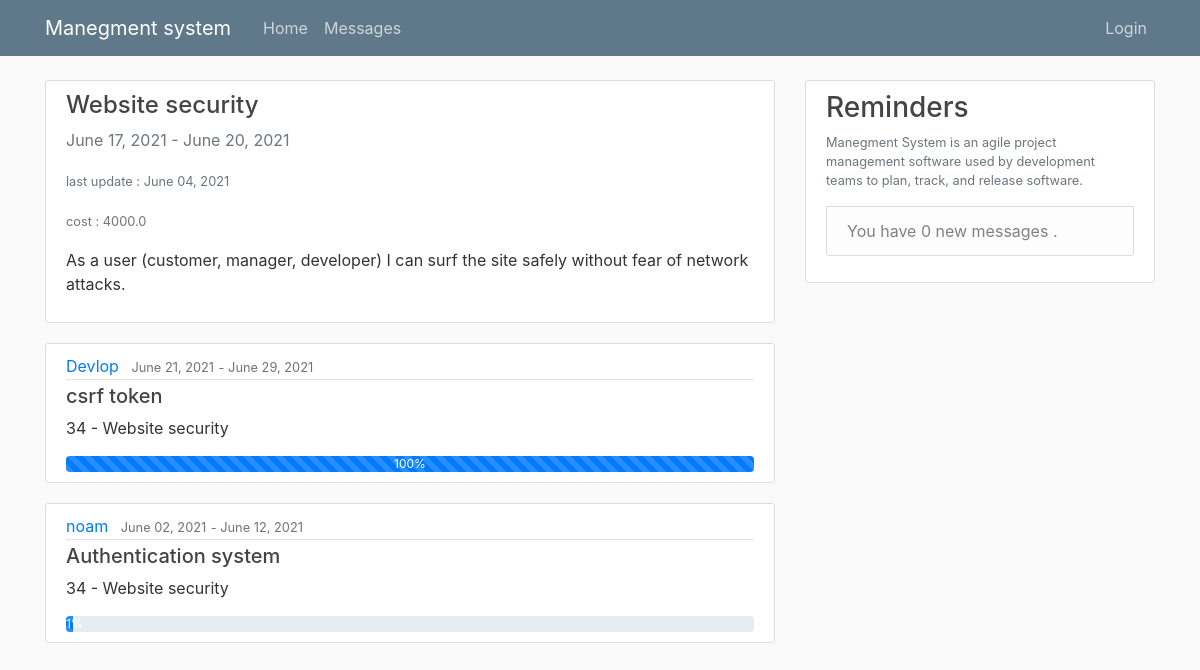
/Devlop/34/, run on an earlier commit of the app's database.
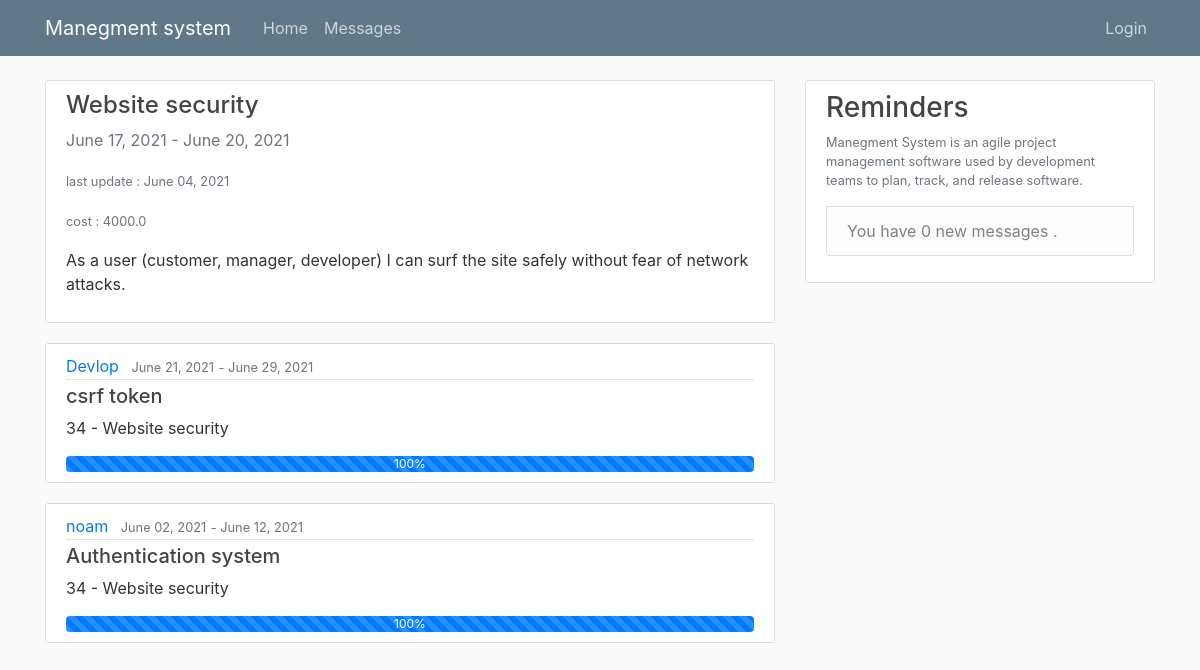
And on a later commit of the database.
### work/models.py (models this page shows, shortened)
class SubTask(models.Model):
    startTime = models.DateField(null=False)
    endTime = models.DateField(null=False)
    encharge = models.ForeignKey(User, on_delete=models.CASCADE)
    lastUpdate = models.DateTimeField(null=True)
    cost = models.FloatField(null=False, default=0)
    workDone = models.IntegerField(default=1, validators=[MaxValueValidator(100), MinValueValidator(0)])
    skillNeed = models.ForeignKey(skill, on_delete=models.CASCADE)
    TaskName = models.CharField(max_length=300, null=False)
    Description = models.TextField(max_length=500, null=True)
    TaskID = models.ForeignKey(Task, on_delete=models.CASCADE)

### pages/views.py (the view)
# urls.py: path('Devlop/<int:id>/', SubTasksPerTask_view, name='SubTasksPerTask_view'),
def SubTasksPerTask_view(request, id):
    obj = SubTask.objects.filter(TaskID=id)
    obj2 = Task.objects.filter(id=id)
    msgcount = Messages.objects.all().filter(reciver=request.user.id, readConf=False).count()
    return render(request, "SubTasksPerTask.html", {'tasks': obj, 't': obj2, 'msgcount': msgcount})

### templates/SubTasksPerTask.html
{% extends "Base.html" %}
{% block content %}
    {% for task in t %}
        <article class="media content-section">
          <div class="media-body">
            <h4><a class="article-title" href="#">{{ task.TaskName }}</a></h4>
               <a class="text-muted">{{ task.startTime|date:"F d, Y" }}</a>
                <a class="text-muted"> - </a>
              <a class="text-muted">{{ task.endTime|date:"F d, Y" }}</a>
              <p></p><small class="text-muted">last update : {{ task.lastUpdate|date:"F d, Y" }}</small></p>
               <p></p><small class="text-muted">cost : {{ task.cost}}</small></p>
            <p class="article-content">{{ task.Description }}</p>
              </div>
        </article>
    {% endfor %}
    {% for task in tasks %}
        <article class="media content-section">
          <div class="media-body">
            <div class="article-metadata">
              <a class="mr-2" href="#">{{ task.encharge }}</a>
              <small class="text-muted">{{ task.startTime|date:"F d, Y" }}</small>
                <small class="text-muted"> - </small>
              <small class="text-muted">{{ task.endTime|date:"F d, Y" }}</small>
            </div>
            <h5><a class="article-title" href="{% url 'SubTaskComment_view' task.id %}">{{ task.TaskName }}</a></h5>
            <p class="article-content">{{ task.Description }}</p>
              <div class="progress">
            <div class="progress-bar progress-bar-striped progress-bar-animated" role="progressbar"  aria-valuemin="0" aria-valuemax="100" aria-valuenow="0" style="width: {{task.workDone}}%">{{task.workDone}}%</div>
              </div>
              </div>
        </article>
    {% endfor %}
{% endblock content %}

What changed in the data, as far as the page shows it:
changed SubTask "Authentication system": workDone "1" → "100"
